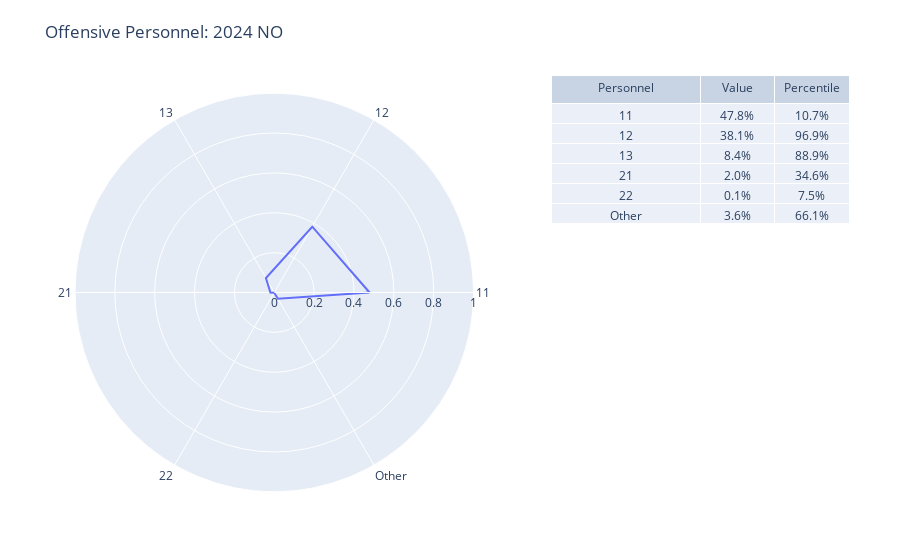

The cell this chart's notebook holds for it:
### Code cell
''' Team personnel spider chart '''

PERSONNEL_COLS = ['11', '12', '13', '21', '22', 'Other']

offense_personnel = pbp_data.groupby(['posteam', 'season', 'OffensePersonnelGroup']).aggregate(
    Plays=('posteam', 'size')
)
offense_personnel['% Plays'] = offense_personnel['Plays'] / offense_personnel.groupby(level=['posteam', 'season'])['Plays'].sum()
offense_personnel['% Plays %ile'] = offense_personnel.groupby('OffensePersonnelGroup')['% Plays'].rank(pct=True, ascending=True)
offense_personnel = offense_personnel.reindex(labels=PERSONNEL_COLS, level='OffensePersonnelGroup')

# print(offense_personnel.loc[offense_personnel.index.get_level_values(2) == '11',:].sort_values(by='% Plays', ascending=False).to_string())

def offense_personnel_spider_chart(team: str, season: int):

    ## Data ##

    # Get slice from offensive tendencies
    team_sl = offense_personnel.loc[(offense_personnel.index.get_level_values('posteam') == team) &
                                     (offense_personnel.index.get_level_values('season') == season), :]
    
    # Personnel values
    cols = team_sl.index.get_level_values('OffensePersonnelGroup').tolist()
    vals = team_sl['% Plays'].tolist()
    percentiles = team_sl['% Plays %ile'].tolist()

    ## Figure ##

    fig = make_subplots(
        rows=1, cols=2, 
        column_widths=[4,3],
        horizontal_spacing=0.1,
        specs=[[{"type": "polar"}, {"type": "domain"}]]
    )

    spider = px.line_polar(
        r=vals,
        theta=cols,
        line_close=True,
        # line_dash='dash'
    )
    # spider = go.Scatterpolar(
    #     r=team_feature_vals,
    #     theta=PERSONNEL_COLS,
    #     opacity=0.7,
    #     fill='toself'
    # )
    for trace in spider.data:
        fig.add_trace(
            trace,
            row=1, col=1
        )
    fig.update_layout(
        title_text=f"Offensive Personnel: {season} {team}",
        polar=dict(radialaxis_range=(0,1)),
        margin=dict(b=50, r=50, l=75, t=75)
    )

    fig.add_trace(
        go.Table(
            columnwidth=[2,1,1],
            header={
                "values": ['Personnel', 'Value', 'Percentile'],
            },
            cells={
                "values": [cols, [f'{val:.1%}' for val in vals], [f'{p:.1%}' for p in percentiles]]
            }
        ),
        row=1, col=2
    )

    fig.show()


print(offense_personnel.head().to_string())

offense_personnel_spider_chart('NO', 2024)

### Figure 1 — Plotly figure (JSON) as saved in the notebook; plotly's stock layout.template omitted (floating-point values rounded to 4 significant figures)
{"data": [{"hovertemplate": "r=%{r}<br>theta=%{theta}<extra></extra>", "legendgroup": "", "line": {"color": "#636efa", "dash": "solid"}, "marker": {"symbol": "circle"}, "mode": "lines", "name": "", "r": [0.4781, 0.3812, 0.08388, 0.01957, 0.000932, 0.03635, 0.4781], "showlegend": false, "subplot": "polar", "theta": ["11", "12", "13", "21", "22", "Other", "11"], "type": "scatterpolar"}, {"cells": {"values": [["11", "12", "13", "21", "22", "Other"], ["47.8%", "38.1%", "8.4%", "2.0%", "0.1%", "3.6%"], ["10.7%", "96.9%", "88.9%", "34.6%", "7.5%", "66.1%"]]}, "columnwidth": [2, 1, 1], "domain": {"x": [0.6143, 1.0], "y": [0, 1]}, "header": {"values": ["Personnel", "Value", "Percentile"]}, "type": "table"}], "layout": {"margin": {"b": 50, "l": 75, "r": 50, "t": 75}, "polar": {"domain": {"x": [0, 0.5143], "y": [0, 1]}, "radialaxis": {"range": [0, 1]}}, "title": {"text": "Offensive Personnel: 2024 NO"}}}
